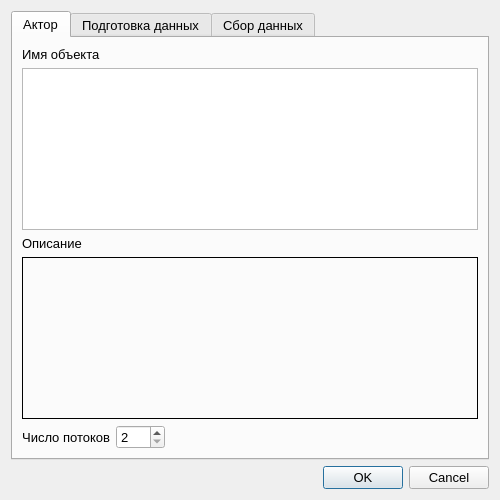
<?xml version="1.0" encoding="UTF-8"?>
<ui version="4.0">
 <class>MultiProcTopPropertyDialog</class>
 <widget class="QDialog" name="MultiProcTopPropertyDialog">
  <property name="geometry">
   <rect>
    <x>0</x>
    <y>0</y>
    <width>500</width>
    <height>500</height>
   </rect>
  </property>
  <property name="minimumSize">
   <size>
    <width>0</width>
    <height>0</height>
   </size>
  </property>
  <property name="maximumSize">
   <size>
    <width>16777215</width>
    <height>16777215</height>
   </size>
  </property>
  <property name="font">
   <font>
    <pointsize>10</pointsize>
   </font>
  </property>
  <property name="windowTitle">
   <string>Свойства многопоточной вершины</string>
  </property>
  <property name="windowIcon">
   <iconset resource="../../resources.qrc">
    <normaloff>:/images/G.png</normaloff>:/images/G.png</iconset>
  </property>
  <layout class="QVBoxLayout" name="verticalLayout_5">
   <item>
    <widget class="QTabWidget" name="tabWidget">
     <property name="enabled">
      <bool>true</bool>
     </property>
     <property name="palette">
      <palette>
       <active>
        <colorrole role="Base">
         <brush brushstyle="SolidPattern">
          <color alpha="255">
           <red>255</red>
           <green>255</green>
           <blue>255</blue>
          </color>
         </brush>
        </colorrole>
        <colorrole role="NoRole">
         <brush brushstyle="SolidPattern">
          <color alpha="255">
           <red>255</red>
           <green>255</green>
           <blue>255</blue>
          </color>
         </brush>
        </colorrole>
       </active>
       <inactive>
        <colorrole role="Base">
         <brush brushstyle="SolidPattern">
          <color alpha="255">
           <red>255</red>
           <green>255</green>
           <blue>255</blue>
          </color>
         </brush>
        </colorrole>
        <colorrole role="NoRole">
         <brush brushstyle="SolidPattern">
          <color alpha="255">
           <red>255</red>
           <green>255</green>
           <blue>255</blue>
          </color>
         </brush>
        </colorrole>
       </inactive>
       <disabled>
        <colorrole role="Base">
         <brush brushstyle="SolidPattern">
          <color alpha="255">
           <red>240</red>
           <green>240</green>
           <blue>240</blue>
          </color>
         </brush>
        </colorrole>
        <colorrole role="NoRole">
         <brush brushstyle="SolidPattern">
          <color alpha="255">
           <red>255</red>
           <green>255</green>
           <blue>255</blue>
          </color>
         </brush>
        </colorrole>
       </disabled>
      </palette>
     </property>
     <property name="styleSheet">
      <string notr="true"/>
     </property>
     <property name="tabPosition">
      <enum>QTabWidget::North</enum>
     </property>
     <property name="tabShape">
      <enum>QTabWidget::Rounded</enum>
     </property>
     <property name="currentIndex">
      <number>0</number>
     </property>
     <property name="elideMode">
      <enum>Qt::ElideNone</enum>
     </property>
     <property name="documentMode">
      <bool>false</bool>
     </property>
     <property name="tabsClosable">
      <bool>false</bool>
     </property>
     <widget class="QWidget" name="tab">
      <attribute name="title">
       <string>Актор</string>
      </attribute>
      <layout class="QVBoxLayout" name="verticalLayout_8">
       <item>
        <layout class="QGridLayout" name="gridLayout" rowstretch="50,50">
         <item row="0" column="0">
          <layout class="QVBoxLayout" name="verticalLayout">
           <item>
            <widget class="QLabel" name="label">
             <property name="text">
              <string>Имя объекта</string>
             </property>
            </widget>
           </item>
           <item>
            <widget class="QListWidget" name="actorsListWidget"/>
           </item>
          </layout>
         </item>
         <item row="1" column="0">
          <layout class="QVBoxLayout" name="verticalLayout_2">
           <item>
            <widget class="QLabel" name="label_2">
             <property name="sizePolicy">
              <sizepolicy hsizetype="Preferred" vsizetype="Fixed">
               <horstretch>0</horstretch>
               <verstretch>0</verstretch>
              </sizepolicy>
             </property>
             <property name="text">
              <string>Описание</string>
             </property>
            </widget>
           </item>
           <item>
            <widget class="QLabel" name="descriptionLbl">
             <property name="sizePolicy">
              <sizepolicy hsizetype="Expanding" vsizetype="Expanding">
               <horstretch>0</horstretch>
               <verstretch>0</verstretch>
              </sizepolicy>
             </property>
             <property name="frameShape">
              <enum>QFrame::Box</enum>
             </property>
             <property name="text">
              <string/>
             </property>
             <property name="textFormat">
              <enum>Qt::PlainText</enum>
             </property>
             <property name="alignment">
              <set>Qt::AlignLeading|Qt::AlignLeft|Qt::AlignTop</set>
             </property>
             <property name="wordWrap">
              <bool>true</bool>
             </property>
             <property name="textInteractionFlags">
              <set>Qt::NoTextInteraction</set>
             </property>
            </widget>
           </item>
          </layout>
         </item>
        </layout>
       </item>
       <item>
        <layout class="QHBoxLayout" name="horizontalLayout_2">
         <item>
          <widget class="QLabel" name="procCountLbl">
           <property name="text">
            <string>Число потоков</string>
           </property>
           <property name="alignment">
            <set>Qt::AlignRight|Qt::AlignTrailing|Qt::AlignVCenter</set>
           </property>
          </widget>
         </item>
         <item>
          <widget class="QSpinBox" name="procCountSpnBox">
           <property name="minimum">
            <number>2</number>
           </property>
           <property name="maximum">
            <number>100</number>
           </property>
           <property name="singleStep">
            <number>1</number>
           </property>
          </widget>
         </item>
         <item>
          <spacer name="horizontalSpacer">
           <property name="orientation">
            <enum>Qt::Horizontal</enum>
           </property>
           <property name="sizeHint" stdset="0">
            <size>
             <width>40</width>
             <height>20</height>
            </size>
           </property>
          </spacer>
         </item>
        </layout>
       </item>
      </layout>
     </widget>
     <widget class="QWidget" name="tab_2">
      <property name="enabled">
       <bool>false</bool>
      </property>
      <attribute name="title">
       <string>Подготовка данных</string>
      </attribute>
      <layout class="QVBoxLayout" name="verticalLayout_10">
       <item>
        <layout class="QVBoxLayout" name="verticalLayout_3">
         <item>
          <widget class="QLabel" name="prepareDataLbl">
           <property name="text">
            <string>Функция подготовки данных</string>
           </property>
          </widget>
         </item>
         <item>
          <widget class="QPlainTextEdit" name="prepareDataEdt">
           <property name="maximumBlockCount">
            <number>0</number>
           </property>
          </widget>
         </item>
        </layout>
       </item>
       <item>
        <layout class="QVBoxLayout" name="verticalLayout_4">
         <item>
          <widget class="QLabel" name="paramsPrepDataLbl">
           <property name="text">
            <string>Параметры</string>
           </property>
          </widget>
         </item>
         <item>
          <widget class="QTableWidget" name="paramsPrepDataTable">
           <property name="editTriggers">
            <set>QAbstractItemView::NoEditTriggers</set>
           </property>
           <property name="showDropIndicator" stdset="0">
            <bool>false</bool>
           </property>
           <property name="dragDropOverwriteMode">
            <bool>false</bool>
           </property>
           <property name="selectionMode">
            <enum>QAbstractItemView::SingleSelection</enum>
           </property>
           <property name="selectionBehavior">
            <enum>QAbstractItemView::SelectRows</enum>
           </property>
           <property name="cornerButtonEnabled">
            <bool>false</bool>
           </property>
           <attribute name="horizontalHeaderCascadingSectionResizes">
            <bool>true</bool>
           </attribute>
           <attribute name="horizontalHeaderDefaultSectionSize">
            <number>100</number>
           </attribute>
           <attribute name="horizontalHeaderMinimumSectionSize">
            <number>100</number>
           </attribute>
           <attribute name="horizontalHeaderStretchLastSection">
            <bool>true</bool>
           </attribute>
           <attribute name="verticalHeaderDefaultSectionSize">
            <number>22</number>
           </attribute>
           <column>
            <property name="text">
             <string>Параметр</string>
            </property>
           </column>
           <column>
            <property name="text">
             <string>Тип</string>
            </property>
           </column>
           <column>
            <property name="text">
             <string>Класс</string>
            </property>
           </column>
          </widget>
         </item>
        </layout>
       </item>
      </layout>
     </widget>
     <widget class="QWidget" name="tab_3">
      <property name="enabled">
       <bool>false</bool>
      </property>
      <attribute name="title">
       <string>Сбор данных</string>
      </attribute>
      <layout class="QVBoxLayout" name="verticalLayout_12">
       <item>
        <layout class="QVBoxLayout" name="verticalLayout_7">
         <item>
          <widget class="QLabel" name="collectDataLbl">
           <property name="text">
            <string>Функция сбора данных</string>
           </property>
          </widget>
         </item>
         <item>
          <widget class="QPlainTextEdit" name="collectDataEdt">
           <property name="maximumBlockCount">
            <number>0</number>
           </property>
          </widget>
         </item>
        </layout>
       </item>
       <item>
        <layout class="QVBoxLayout" name="verticalLayout_6">
         <item>
          <widget class="QLabel" name="paramsCollDataLbl">
           <property name="text">
            <string>Параметры</string>
           </property>
          </widget>
         </item>
         <item>
          <widget class="QTableWidget" name="paramsCollDataTable">
           <property name="editTriggers">
            <set>QAbstractItemView::NoEditTriggers</set>
           </property>
           <property name="showDropIndicator" stdset="0">
            <bool>false</bool>
           </property>
           <property name="dragDropOverwriteMode">
            <bool>false</bool>
           </property>
           <property name="selectionMode">
            <enum>QAbstractItemView::SingleSelection</enum>
           </property>
           <property name="selectionBehavior">
            <enum>QAbstractItemView::SelectRows</enum>
           </property>
           <property name="cornerButtonEnabled">
            <bool>false</bool>
           </property>
           <attribute name="horizontalHeaderCascadingSectionResizes">
            <bool>true</bool>
           </attribute>
           <attribute name="horizontalHeaderDefaultSectionSize">
            <number>100</number>
           </attribute>
           <attribute name="horizontalHeaderMinimumSectionSize">
            <number>100</number>
           </attribute>
           <attribute name="horizontalHeaderStretchLastSection">
            <bool>true</bool>
           </attribute>
           <attribute name="verticalHeaderDefaultSectionSize">
            <number>22</number>
           </attribute>
           <column>
            <property name="text">
             <string>Параметр</string>
            </property>
           </column>
           <column>
            <property name="text">
             <string>Тип</string>
            </property>
           </column>
           <column>
            <property name="text">
             <string>Класс</string>
            </property>
           </column>
          </widget>
         </item>
        </layout>
       </item>
      </layout>
     </widget>
    </widget>
   </item>
   <item>
    <widget class="QDialogButtonBox" name="buttonBox">
     <property name="orientation">
      <enum>Qt::Horizontal</enum>
     </property>
     <property name="standardButtons">
      <set>QDialogButtonBox::Cancel|QDialogButtonBox::Ok</set>
     </property>
    </widget>
   </item>
  </layout>
 </widget>
 <resources>
  <include location="../../resources.qrc"/>
 </resources>
 <connections>
  <connection>
   <sender>buttonBox</sender>
   <signal>accepted()</signal>
   <receiver>MultiProcTopPropertyDialog</receiver>
   <slot>accept()</slot>
   <hints>
    <hint type="sourcelabel">
     <x>385</x>
     <y>224</y>
    </hint>
    <hint type="destinationlabel">
     <x>157</x>
     <y>243</y>
    </hint>
   </hints>
  </connection>
  <connection>
   <sender>buttonBox</sender>
   <signal>rejected()</signal>
   <receiver>MultiProcTopPropertyDialog</receiver>
   <slot>reject()</slot>
   <hints>
    <hint type="sourcelabel">
     <x>385</x>
     <y>230</y>
    </hint>
    <hint type="destinationlabel">
     <x>286</x>
     <y>243</y>
    </hint>
   </hints>
  </connection>
 </connections>
</ui>
